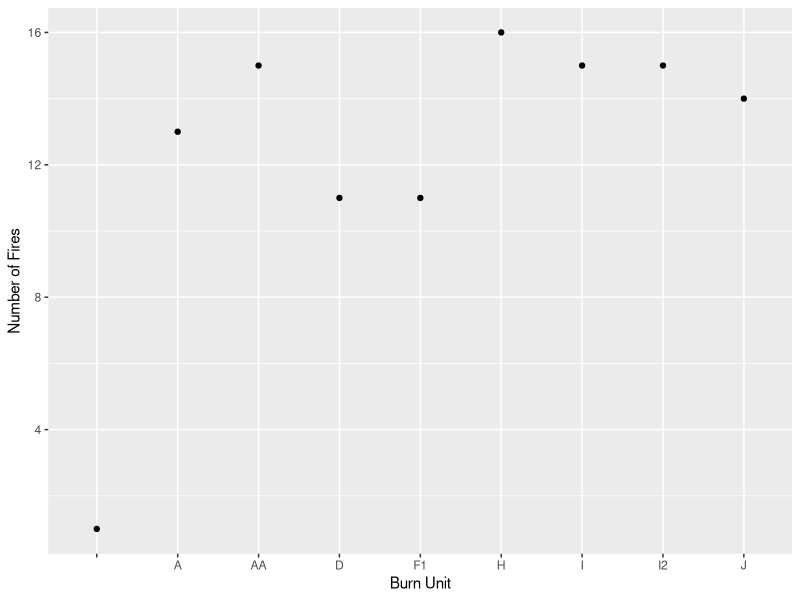
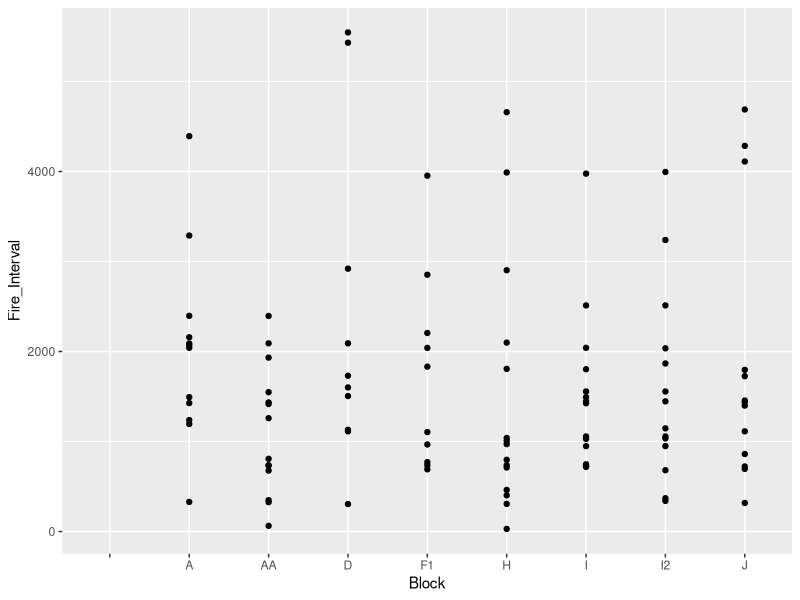

Generate these figures, in order, with R:
#' Input fire history data and create ggplot with number of fires by block
#' 

library(dplyr)
library(ggplot2)

fire_history <- read.csv('data/LPK_Fire_HIstory.csv')

fire_totals <- select(fire_history, Block, Disc_Date) %>%
  group_by(Block) %>% 
  summarise(abundance = n())

fire_interval <- as.data.frame(select(fire_history, Block, Fire_Interval)) %>%
  group_by(Block)
  

ggplot() +
  geom_point(data = fire_totals, aes(x = Block, y = abundance)) +
  labs(x = "Burn Unit", y = "Number of Fires")

ggplot(fire_interval, aes(x = Block, y = Fire_Interval)) +
  geom_point(stat = "identity")


